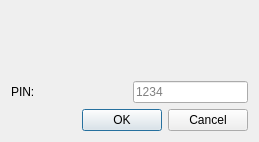
<?xml version="1.0" encoding="UTF-8"?>
<ui version="4.0">
 <class>DialogWidget</class>
 <widget class="QWidget" name="DialogWidget">
  <property name="geometry">
   <rect>
    <x>0</x>
    <y>0</y>
    <width>259</width>
    <height>138</height>
   </rect>
  </property>
  <property name="minimumSize">
   <size>
    <width>0</width>
    <height>0</height>
   </size>
  </property>
  <layout class="QGridLayout" name="gridLayout">
   <item row="0" column="0">
    <widget class="QLabel" name="pixmap">
     <property name="minimumSize">
      <size>
       <width>64</width>
       <height>64</height>
      </size>
     </property>
     <property name="text">
      <string/>
     </property>
    </widget>
   </item>
   <item row="0" column="1">
    <widget class="QLabel" name="descLabel">
     <property name="sizePolicy">
      <sizepolicy hsizetype="Preferred" vsizetype="Preferred">
       <horstretch>0</horstretch>
       <verstretch>0</verstretch>
      </sizepolicy>
     </property>
     <property name="text">
      <string notr="true"/>
     </property>
     <property name="wordWrap">
      <bool>true</bool>
     </property>
    </widget>
   </item>
   <item row="1" column="0">
    <widget class="QLabel" name="label">
     <property name="text">
      <string>PIN:</string>
     </property>
    </widget>
   </item>
   <item row="1" column="1">
    <widget class="QLineEdit" name="pin">
     <property name="sizePolicy">
      <sizepolicy hsizetype="Preferred" vsizetype="Preferred">
       <horstretch>0</horstretch>
       <verstretch>0</verstretch>
      </sizepolicy>
     </property>
     <property name="placeholderText">
      <string>1234</string>
     </property>
    </widget>
   </item>
   <item row="2" column="0" colspan="2">
    <widget class="QDialogButtonBox" name="buttonBox">
     <property name="standardButtons">
      <set>QDialogButtonBox::Cancel|QDialogButtonBox::Ok</set>
     </property>
    </widget>
   </item>
  </layout>
 </widget>
 <resources/>
 <connections/>
</ui>
